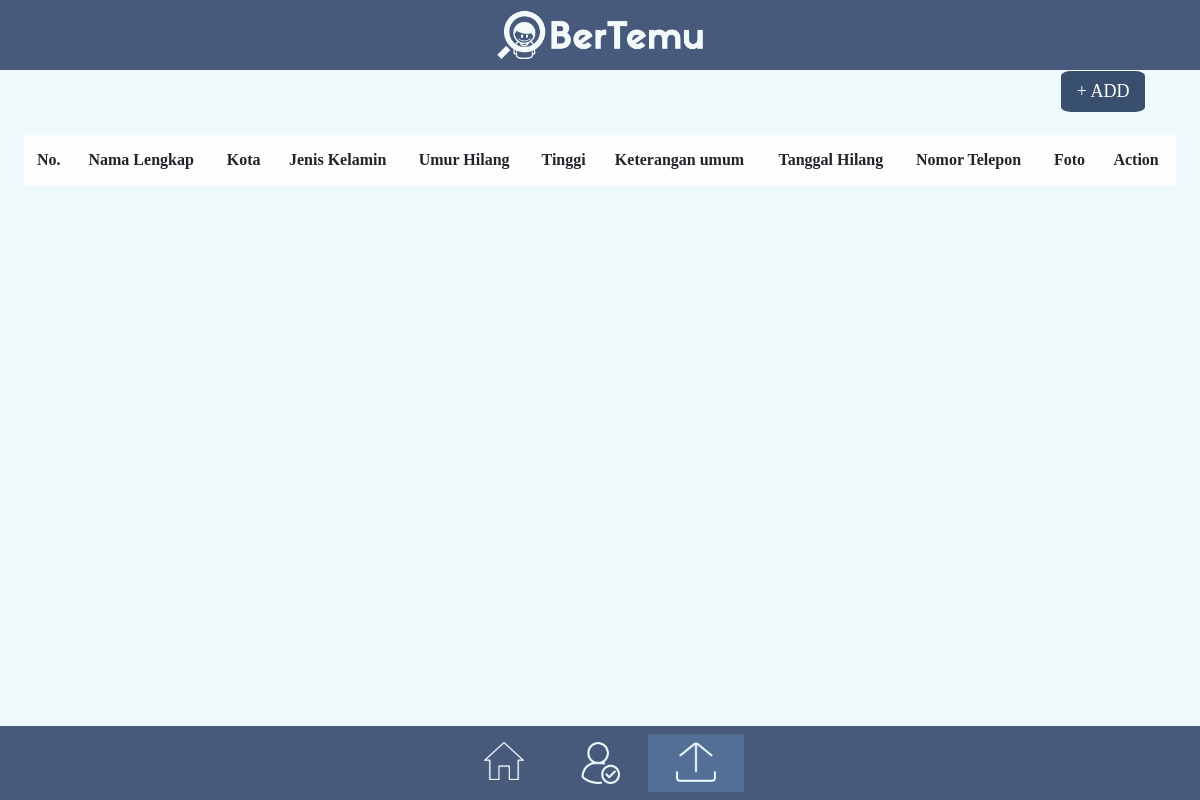
/admin/tabel_hilang.php, run on an earlier commit of the app's database.
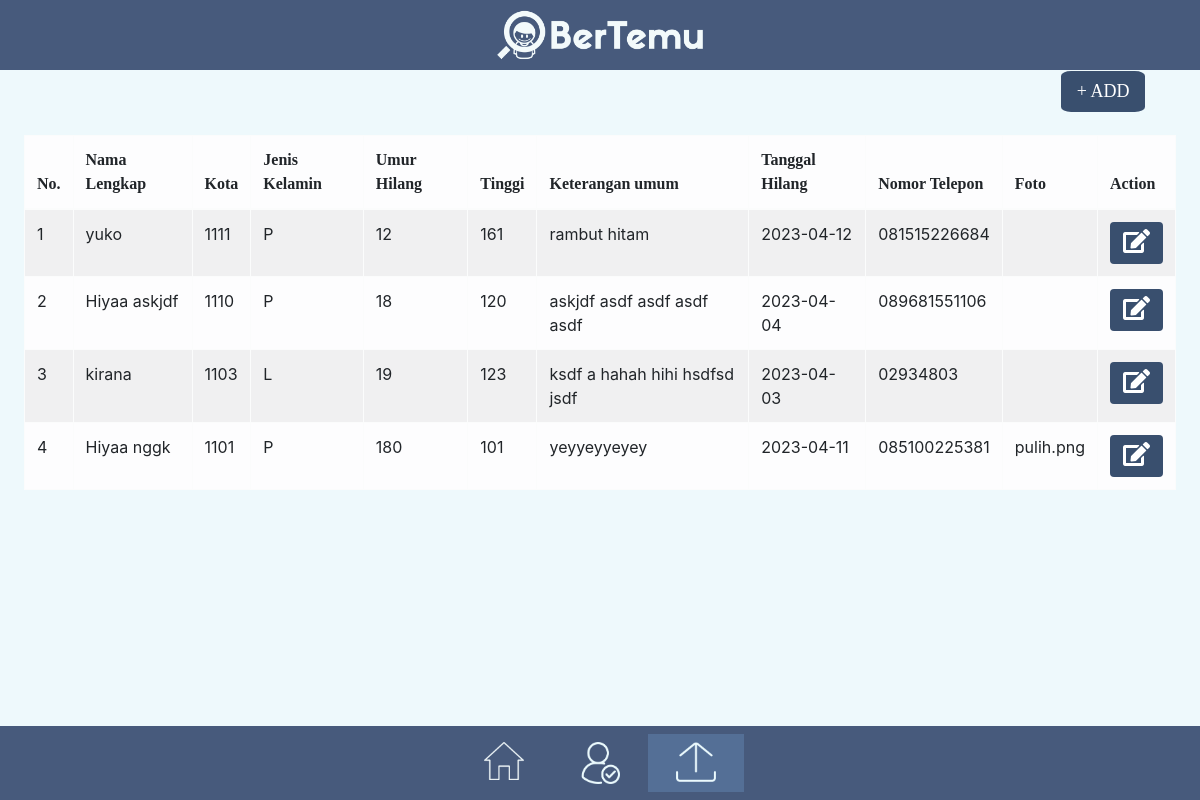
And on a later commit of the database.
### tables this page shows
CREATE TABLE `orang_hilang` (
  `id_hilang` int(11) NOT NULL,
  `nama_lengkap` varchar(200) NOT NULL,
  `id_kota` int(11) NOT NULL,
  `jenis_kelamin` char(1) NOT NULL,
  `umur_hilang` int(11) NOT NULL,
  `tinggi` int(11) NOT NULL,
  `keterangan` text NOT NULL,
  `tanggal_hilang` date NOT NULL,
  `timestamp` timestamp NOT NULL DEFAULT current_timestamp() ON UPDATE current_timestamp(),
  `nomor_telepon` varchar(12) NOT NULL,
  `foto` text NOT NULL
);

### admin/tabel_hilang.php (the view, shortened to what this page needs)
<?php
require "../connect.php";
$stmt = $conn->prepare("SELECT * FROM `orang_hilang`");
$stmt->execute();
$result = $stmt->fetchAll(PDO::FETCH_ASSOC);
?>
<!DOCTYPE html>
<html lang="en">
<head>
  <link rel="stylesheet" href="https://cdnjs.cloudflare.com/ajax/libs/font-awesome/5.15.3/css/all.min.css" />
  <link rel="stylesheet" href="https://stackpath.bootstrapcdn.com/bootstrap/4.3.1/css/bootstrap.min.css">
</head>
<body>
    <nav class="navbar fixed-top navbar-expand-lg navbar-light bg-light py-0 my-0 mx-auto">
      <div class="position-relative mx-auto">
          <img class= "mx-auto" src="../assets/logo-horizontal.png" style="height: 70px">
      </div>
    </nav>
    <br>
  <a href="input_hilang.php">
    <button type="Button" class="button1" style="background-color : rgb(57,79,110); color:white; font-family:'Gill Sans MT'">
      + ADD
    </button>
  </a>
  <table class="table table-light table-striped table-bordered table-hover" id="table">
    <thead>
      <tr>
        <th scope="col" style="font-family: 'Gill Sans MT';">No.</th>
        <th scope="col" style="font-family: 'Gill Sans MT';">Nama Lengkap</th>
        <th scope="col" style="font-family: 'Gill Sans MT';">Kota</th>
        <th scope="col" style="font-family: 'Gill Sans MT';">Jenis Kelamin</th>
        <th scope="col" style="font-family: 'Gill Sans MT';">Umur Hilang</th>
        <th scope="col" style="font-family: 'Gill Sans MT';">Tinggi</th>
        <th scope="col" style="font-family: 'Gill Sans MT';">Keterangan umum</th>
        <th scope="col" style="font-family: 'Gill Sans MT';">Tanggal Hilang</th>
        <th scope="col" style="font-family: 'Gill Sans MT';">Nomor Telepon</th>
        <th scope="col" style="font-family: 'Gill Sans MT';">Foto</th>
        <th scope="col" style="font-family: 'Gill Sans MT';">Action</th>
      </tr>
    </thead>
    <tbody id="tabel_hilang">
      <?php
      $i = 1;
      foreach ($result as $row) { ?>
        <tr id="wkwkw">
          <td> <?php
                echo $i;
                $i++;
                ?>
          </td>
          <td><?= $row['nama_lengkap'] ?></td>
          <td><?= $row['id_kota'] ?></td>
          <td><?= $row['jenis_kelamin'] ?></td>
          <td><?= $row['umur_hilang'] ?></td>
          <td><?= $row['tinggi'] ?></td>
          <td><?= $row['keterangan'] ?></td>
          <td><?= $row['tanggal_hilang'] ?></td>
          <td><?= $row['nomor_telepon'] ?></td>
          <td><?= $row['foto'] ?></td>
          <td>
            <a href="page_edit.php?id=<?= $row['id_hilang'] ?>">
              <button type="button" class="btn" id="<?= $row['id_hilang'] ?>" style="background-color: rgb(57, 79, 110); color: white; font-family: 'Gill Sans MT';">
                <i class="fas fa-edit" style="font-size: 24px;"></i>
              </button>
            </a>
          </td>
        </tr>
      <?php } ?>
    </tbody>
  </table>
  <nav class="navbar fixed-bottom navbar-expand-lg mx-auto">
    <div class="collapse navbar-collapse justify-content-center">
      <ul class="navbar-nav">
        <li class="nav-item">
          <a class="nav-link" href="index-admin.php"><img src="../assets/home-icon.png" class="icon"></a>
        </li>
        <li class="nav-item">
          <a class="nav-link" href="acc-user-admin.php#"><img src="../assets/acc-icon.png" class="icon"></a>
        </li>
        <li class="nav-item active">
          <a class="nav-link" href="input_hilang.php"><img src="../assets/upload-icon.png" class="icon"></a>
        </li>
      </ul>
    </div>
  </nav>
</body>
</html>

### admin/tabel_hilang.php (style rules this page uses)
body { background-color: rgb(235, 250, 253); margin-left: 2%; margin-right: 2%; margin-top: 2%; }
.button1 { border: none; border-radius: 12%; margin-top: 2%; margin-bottom: 2%; padding: 7px 16px; text-align: center; text-decoration: none; display: inline-block; font-size: 18px; margin-left: 90%; }
body { background-color: #eef9fc; margin-left: 2%; margin-right: 2%; }
.fixed-top { position: fixed; background: #475a7c !important; }
.fixed-bottom { position: fixed; background: #475a7c !important; }
.icon { width: 40px; height: auto; margin-left: 20px; margin-right: 20px; }
.active { background: #546F96; }

What changed in the data, as far as the page shows it:
added orang_hilang: nama_lengkap "yuko", id_kota "1111", jenis_kelamin "P", umur_hilang "12", tinggi "161", keterangan "rambut hitam", tanggal_hilang "2023-04-12", nomor_telepon "081515226684"
added orang_hilang: nama_lengkap "Hiyaa askjdf", id_kota "1110", jenis_kelamin "P", umur_hilang "18", tinggi "120", keterangan "askjdf asdf asdf asdf asdf", tanggal_hilang "2023-04-04", nomor_telepon "089681551106"
added orang_hilang: nama_lengkap "kirana", id_kota "1103", jenis_kelamin "L", umur_hilang "19", tinggi "123", keterangan "ksdf a hahah hihi hsdfsd jsdf", tanggal_hilang "2023-04-03", nomor_telepon "02934803"
added orang_hilang: nama_lengkap "Hiyaa nggk", id_kota "1101", jenis_kelamin "P", umur_hilang "180", tinggi "101", keterangan "yeyyeyyeyey", tanggal_hilang "2023-04-11", nomor_telepon "085100225381", foto "pulih.png"
